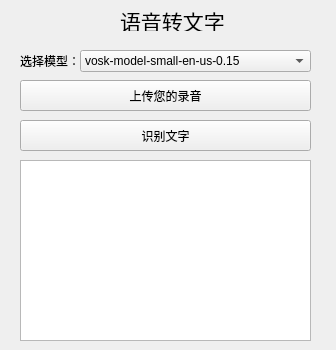
<?xml version="1.0" encoding="UTF-8"?>
<ui version="4.0">
 <class>MainWindow</class>
 <widget class="QMainWindow" name="MainWindow">
  <property name="geometry">
   <rect>
    <x>0</x>
    <y>0</y>
    <width>336</width>
    <height>350</height>
   </rect>
  </property>
  <property name="windowTitle">
   <string>语音转文字</string>
  </property>
  <widget class="QWidget" name="centralwidget">
   <widget class="QLabel" name="title">
    <property name="geometry">
     <rect>
      <x>120</x>
      <y>10</y>
      <width>111</width>
      <height>21</height>
     </rect>
    </property>
    <property name="font">
     <font>
      <family>STZhongsong</family>
      <pointsize>16</pointsize>
     </font>
    </property>
    <property name="text">
     <string>语音转文字</string>
    </property>
   </widget>
   <widget class="QLabel" name="modelChooseLabel">
    <property name="geometry">
     <rect>
      <x>20</x>
      <y>50</y>
      <width>61</width>
      <height>21</height>
     </rect>
    </property>
    <property name="text">
     <string>选择模型：</string>
    </property>
   </widget>
   <widget class="QComboBox" name="modelChooseCombo">
    <property name="geometry">
     <rect>
      <x>80</x>
      <y>50</y>
      <width>231</width>
      <height>22</height>
     </rect>
    </property>
    <item>
     <property name="text">
      <string>vosk-model-small-en-us-0.15</string>
     </property>
    </item>
    <item>
     <property name="text">
      <string>vosk-model-en-us-0.22</string>
     </property>
    </item>
    <item>
     <property name="text">
      <string>vosk-model-en-us-0.22-lgraph</string>
     </property>
    </item>
    <item>
     <property name="text">
      <string>vosk-model-en-us-0.42-gigaspeech</string>
     </property>
    </item>
    <item>
     <property name="text">
      <string>vosk-model-en-us-daanzu-20200905</string>
     </property>
    </item>
    <item>
     <property name="text">
      <string>vosk-model-en-us-daanzu-20200905-lgraph</string>
     </property>
    </item>
    <item>
     <property name="text">
      <string>vosk-model-en-us-librispeech-0.2</string>
     </property>
    </item>
    <item>
     <property name="text">
      <string>vosk-model-small-en-us-zamia-0.5</string>
     </property>
    </item>
    <item>
     <property name="text">
      <string>vosk-model-en-us-aspire-0.2</string>
     </property>
    </item>
    <item>
     <property name="text">
      <string>vosk-model-en-us-0.21</string>
     </property>
    </item>
    <item>
     <property name="text">
      <string>vosk-model-en-in-0.5</string>
     </property>
    </item>
    <item>
     <property name="text">
      <string>vosk-model-small-en-in-0.4</string>
     </property>
    </item>
    <item>
     <property name="text">
      <string>vosk-model-small-cn-0.22</string>
     </property>
    </item>
    <item>
     <property name="text">
      <string>vosk-model-cn-0.22</string>
     </property>
    </item>
    <item>
     <property name="text">
      <string>vosk-model-cn-kaldi-multicn-0.15</string>
     </property>
    </item>
    <item>
     <property name="text">
      <string>vosk-model-ru-0.42</string>
     </property>
    </item>
    <item>
     <property name="text">
      <string>vosk-model-small-ru-0.22</string>
     </property>
    </item>
    <item>
     <property name="text">
      <string>vosk-model-ru-0.22</string>
     </property>
    </item>
    <item>
     <property name="text">
      <string>vosk-model-ru-0.10</string>
     </property>
    </item>
    <item>
     <property name="text">
      <string>vosk-model-small-fr-0.22</string>
     </property>
    </item>
    <item>
     <property name="text">
      <string>vosk-model-fr-0.22</string>
     </property>
    </item>
    <item>
     <property name="text">
      <string>vosk-model-small-fr-pguyot-0.3</string>
     </property>
    </item>
    <item>
     <property name="text">
      <string>vosk-model-fr-0.6-linto-2.2.0</string>
     </property>
    </item>
    <item>
     <property name="text">
      <string>vosk-model-de-0.21</string>
     </property>
    </item>
    <item>
     <property name="text">
      <string>vosk-model-de-tuda-0.6-900k</string>
     </property>
    </item>
    <item>
     <property name="text">
      <string>vosk-model-small-de-zamia-0.3</string>
     </property>
    </item>
    <item>
     <property name="text">
      <string>vosk-model-small-de-0.15</string>
     </property>
    </item>
    <item>
     <property name="text">
      <string>vosk-model-small-es-0.42</string>
     </property>
    </item>
    <item>
     <property name="text">
      <string>vosk-model-es-0.42</string>
     </property>
    </item>
    <item>
     <property name="text">
      <string>vosk-model-small-pt-0.3</string>
     </property>
    </item>
    <item>
     <property name="text">
      <string>vosk-model-pt-fb-v0.1.1-20220516_2113</string>
     </property>
    </item>
    <item>
     <property name="text">
      <string>vosk-model-el-gr-0.7</string>
     </property>
    </item>
    <item>
     <property name="text">
      <string>vosk-model-small-tr-0.3</string>
     </property>
    </item>
    <item>
     <property name="text">
      <string>vosk-model-small-vn-0.4</string>
     </property>
    </item>
    <item>
     <property name="text">
      <string>vosk-model-vn-0.4</string>
     </property>
    </item>
    <item>
     <property name="text">
      <string>vosk-model-small-it-0.22</string>
     </property>
    </item>
    <item>
     <property name="text">
      <string>vosk-model-it-0.22</string>
     </property>
    </item>
    <item>
     <property name="text">
      <string>vosk-model-small-nl-0.22</string>
     </property>
    </item>
    <item>
     <property name="text">
      <string>vosk-model-nl-spraakherkenning-0.6</string>
     </property>
    </item>
    <item>
     <property name="text">
      <string>vosk-model-nl-spraakherkenning-0.6-lgraph</string>
     </property>
    </item>
    <item>
     <property name="text">
      <string>vosk-model-small-ca-0.4</string>
     </property>
    </item>
    <item>
     <property name="text">
      <string>vosk-model-ar-mgb2-0.4</string>
     </property>
    </item>
    <item>
     <property name="text">
      <string>vosk-model-ar-0.22-linto-1.1.0</string>
     </property>
    </item>
    <item>
     <property name="text">
      <string>vosk-model-small-fa-0.4</string>
     </property>
    </item>
    <item>
     <property name="text">
      <string>vosk-model-fa-0.5</string>
     </property>
    </item>
    <item>
     <property name="text">
      <string>vosk-model-small-fa-0.5</string>
     </property>
    </item>
    <item>
     <property name="text">
      <string>vosk-model-tl-ph-generic-0.6</string>
     </property>
    </item>
    <item>
     <property name="text">
      <string>vosk-model-small-uk-v3-nano</string>
     </property>
    </item>
    <item>
     <property name="text">
      <string>vosk-model-small-uk-v3-small</string>
     </property>
    </item>
    <item>
     <property name="text">
      <string>vosk-model-uk-v3</string>
     </property>
    </item>
    <item>
     <property name="text">
      <string>vosk-model-uk-v3-lgraph</string>
     </property>
    </item>
    <item>
     <property name="text">
      <string>vosk-model-small-kz-0.15</string>
     </property>
    </item>
    <item>
     <property name="text">
      <string>vosk-model-kz-0.15</string>
     </property>
    </item>
    <item>
     <property name="text">
      <string>vosk-model-small-sv-rhasspy-0.15</string>
     </property>
    </item>
    <item>
     <property name="text">
      <string>vosk-model-small-ja-0.22</string>
     </property>
    </item>
    <item>
     <property name="text">
      <string>vosk-model-ja-0.22</string>
     </property>
    </item>
    <item>
     <property name="text">
      <string>vosk-model-small-eo-0.42</string>
     </property>
    </item>
    <item>
     <property name="text">
      <string>vosk-model-small-hi-0.22</string>
     </property>
    </item>
    <item>
     <property name="text">
      <string>vosk-model-hi-0.22</string>
     </property>
    </item>
    <item>
     <property name="text">
      <string>vosk-model-small-cs-0.4-rhasspy</string>
     </property>
    </item>
    <item>
     <property name="text">
      <string>vosk-model-small-pl-0.22</string>
     </property>
    </item>
    <item>
     <property name="text">
      <string>vosk-model-small-uz-0.22</string>
     </property>
    </item>
    <item>
     <property name="text">
      <string>vosk-model-small-ko-0.22</string>
     </property>
    </item>
    <item>
     <property name="text">
      <string>vosk-model-br-0.8</string>
     </property>
    </item>
    <item>
     <property name="text">
      <string>vosk-model-gu-0.42</string>
     </property>
    </item>
    <item>
     <property name="text">
      <string>vosk-model-small-gu-0.42</string>
     </property>
    </item>
    <item>
     <property name="text">
      <string>vosk-model-tg-0.22</string>
     </property>
    </item>
    <item>
     <property name="text">
      <string>vosk-model-small-tg-0.22</string>
     </property>
    </item>
    <item>
     <property name="text">
      <string>vosk-model-spk-0.4</string>
     </property>
    </item>
    <item>
     <property name="text">
      <string>vosk-recasepunc-en-0.22</string>
     </property>
    </item>
    <item>
     <property name="text">
      <string>vosk-recasepunc-ru-0.22</string>
     </property>
    </item>
    <item>
     <property name="text">
      <string>vosk-recasepunc-de-0.21</string>
     </property>
    </item>
   </widget>
   <widget class="QPushButton" name="uploadAudioButton">
    <property name="geometry">
     <rect>
      <x>20</x>
      <y>80</y>
      <width>291</width>
      <height>31</height>
     </rect>
    </property>
    <property name="text">
     <string>上传您的录音</string>
    </property>
   </widget>
   <widget class="QPushButton" name="identifyButton">
    <property name="geometry">
     <rect>
      <x>20</x>
      <y>120</y>
      <width>291</width>
      <height>31</height>
     </rect>
    </property>
    <property name="text">
     <string>识别文字</string>
    </property>
   </widget>
   <widget class="QTextBrowser" name="resultDisplay">
    <property name="geometry">
     <rect>
      <x>20</x>
      <y>160</y>
      <width>291</width>
      <height>181</height>
     </rect>
    </property>
   </widget>
  </widget>
 </widget>
 <resources/>
 <connections/>
</ui>
